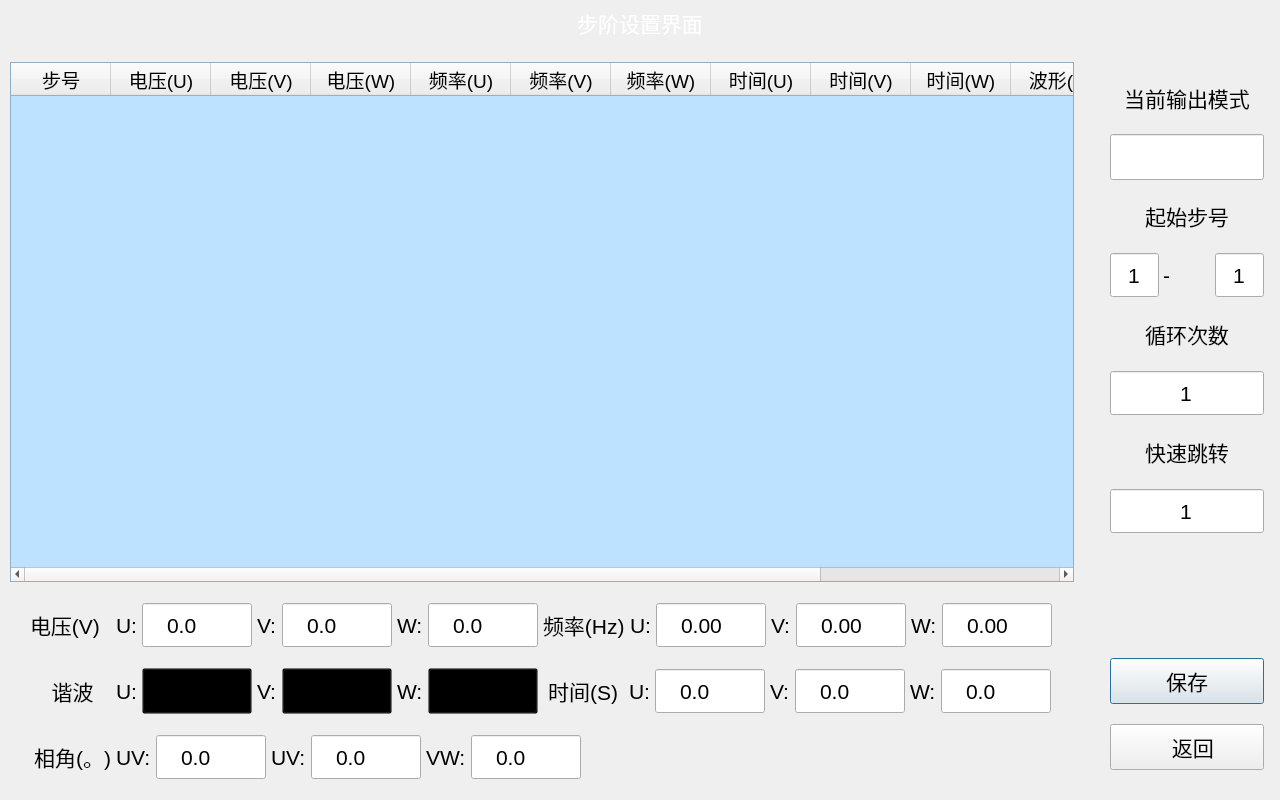
<?xml version="1.0" encoding="UTF-8"?>
<ui version="4.0">
 <class>StepSetDialog</class>
 <widget class="QDialog" name="StepSetDialog">
  <property name="geometry">
   <rect>
    <x>0</x>
    <y>0</y>
    <width>1280</width>
    <height>800</height>
   </rect>
  </property>
  <property name="windowTitle">
   <string notr="true"/>
  </property>
  <property name="styleSheet">
   <string notr="true">#StepSetDialog{
border-image: url(:/png/main/bg_test.png);
}

QLabel{
font-size: 16pt;
}

QCheckBox{
font-size: 16pt;
}
QCheckBox::indicator{
width: 20px;
height: 20px;
}

QLineEdit{
font-size: 16pt;
border-image: url(:/png/main/btntest.png);
padding-left: 20px;
}

QSpinBox{
font-size: 16pt;
border-image: url(:/png/main/btntest.png);
}

QDoubleSpinBox{
font-size: 16pt;
border-image: url(:/png/main/btntest.png);
padding-left: 20px;
}

QComboBox{
font-size: 16pt;
border-image: url(:/png/main/btntest.png);
background: transparent;
padding-left: 14px;
}
QComboBox::drop-down{
background: transparent;
padding-right: 20px;
}
QComboBox::down-arrow{
border-image: url(:/png/main/icon_arrow.png);
width: 16px;
height: 16px;
border: none;
}
QComboBox QAbstractItemView{
padding-left: 20px;
font-size: 16pt;
selection-color: rgb(255, 255, 255);
selection-background-color: rgb(26, 95, 180);
}

QPushButton{
font-size: 16pt;
border-image: url(:/png/main/btntest.png);
}
QPushButton:pressed{
border-image: url(:/png/main/btntest1.png);
}

QTableWidget{
font-size: 16pt;
background-color: #BCE2FF;
alternate-background-color: #D0EBFF;
}
QHeaderView{
font-size: 14pt;
}
QTableWidget::item::selected{
color: #BCE2FF;
background-color: #0663A1;
}

#nameLab,
#timeLab{
color: rgb(255, 255, 255);
}</string>
  </property>
  <layout class="QVBoxLayout" name="verticalLayout" stretch="0,1">
   <property name="spacing">
    <number>10</number>
   </property>
   <property name="leftMargin">
    <number>0</number>
   </property>
   <property name="topMargin">
    <number>0</number>
   </property>
   <property name="rightMargin">
    <number>0</number>
   </property>
   <property name="bottomMargin">
    <number>0</number>
   </property>
   <item>
    <widget class="QWidget" name="widget" native="true">
     <property name="minimumSize">
      <size>
       <width>0</width>
       <height>42</height>
      </size>
     </property>
     <property name="styleSheet">
      <string notr="true"/>
     </property>
     <layout class="QHBoxLayout" name="horizontalLayout_2">
      <property name="spacing">
       <number>10</number>
      </property>
      <property name="leftMargin">
       <number>20</number>
      </property>
      <property name="topMargin">
       <number>4</number>
      </property>
      <property name="rightMargin">
       <number>10</number>
      </property>
      <property name="bottomMargin">
       <number>0</number>
      </property>
      <item>
       <widget class="QLabel" name="logoLab">
        <property name="minimumSize">
         <size>
          <width>120</width>
          <height>30</height>
         </size>
        </property>
        <property name="maximumSize">
         <size>
          <width>16777215</width>
          <height>30</height>
         </size>
        </property>
        <property name="styleSheet">
         <string notr="true">border-image: url(:/png/main/logo.png);</string>
        </property>
        <property name="text">
         <string/>
        </property>
       </widget>
      </item>
      <item>
       <spacer name="horizontalSpacer_2">
        <property name="orientation">
         <enum>Qt::Horizontal</enum>
        </property>
        <property name="sizeHint" stdset="0">
         <size>
          <width>40</width>
          <height>20</height>
         </size>
        </property>
       </spacer>
      </item>
      <item>
       <widget class="QLabel" name="nameLab">
        <property name="minimumSize">
         <size>
          <width>414</width>
          <height>0</height>
         </size>
        </property>
        <property name="text">
         <string>步阶设置界面</string>
        </property>
        <property name="alignment">
         <set>Qt::AlignCenter</set>
        </property>
       </widget>
      </item>
      <item>
       <widget class="QLabel" name="timeLab">
        <property name="minimumSize">
         <size>
          <width>413</width>
          <height>0</height>
         </size>
        </property>
        <property name="text">
         <string/>
        </property>
        <property name="alignment">
         <set>Qt::AlignRight|Qt::AlignTrailing|Qt::AlignVCenter</set>
        </property>
       </widget>
      </item>
     </layout>
    </widget>
   </item>
   <item>
    <layout class="QHBoxLayout" name="horizontalLayout" stretch="1,0">
     <property name="spacing">
      <number>10</number>
     </property>
     <item>
      <widget class="QWidget" name="widget_2" native="true">
       <layout class="QVBoxLayout" name="verticalLayout_2">
        <property name="spacing">
         <number>20</number>
        </property>
        <property name="leftMargin">
         <number>10</number>
        </property>
        <property name="topMargin">
         <number>10</number>
        </property>
        <property name="rightMargin">
         <number>10</number>
        </property>
        <property name="bottomMargin">
         <number>20</number>
        </property>
        <item>
         <widget class="QTableWidget" name="tableWidget">
          <property name="styleSheet">
           <string notr="true"/>
          </property>
          <property name="horizontalScrollBarPolicy">
           <enum>Qt::ScrollBarAsNeeded</enum>
          </property>
          <property name="editTriggers">
           <set>QAbstractItemView::NoEditTriggers</set>
          </property>
          <property name="selectionMode">
           <enum>QAbstractItemView::SingleSelection</enum>
          </property>
          <property name="selectionBehavior">
           <enum>QAbstractItemView::SelectRows</enum>
          </property>
          <attribute name="horizontalHeaderVisible">
           <bool>true</bool>
          </attribute>
          <attribute name="verticalHeaderVisible">
           <bool>false</bool>
          </attribute>
          <column>
           <property name="text">
            <string>步号</string>
           </property>
          </column>
          <column>
           <property name="text">
            <string>电压(U)</string>
           </property>
          </column>
          <column>
           <property name="text">
            <string>电压(V)</string>
           </property>
          </column>
          <column>
           <property name="text">
            <string>电压(W)</string>
           </property>
          </column>
          <column>
           <property name="text">
            <string>频率(U)</string>
           </property>
          </column>
          <column>
           <property name="text">
            <string>频率(V)</string>
           </property>
          </column>
          <column>
           <property name="text">
            <string>频率(W)</string>
           </property>
          </column>
          <column>
           <property name="text">
            <string>时间(U)</string>
           </property>
          </column>
          <column>
           <property name="text">
            <string>时间(V)</string>
           </property>
          </column>
          <column>
           <property name="text">
            <string>时间(W)</string>
           </property>
          </column>
          <column>
           <property name="text">
            <string>波形(U)</string>
           </property>
          </column>
          <column>
           <property name="text">
            <string>波形(V)</string>
           </property>
          </column>
          <column>
           <property name="text">
            <string>波形(W)</string>
           </property>
          </column>
         </widget>
        </item>
        <item>
         <widget class="QWidget" name="UWidget" native="true">
          <layout class="QHBoxLayout" name="horizontalLayout_3">
           <property name="spacing">
            <number>5</number>
           </property>
           <property name="leftMargin">
            <number>20</number>
           </property>
           <property name="topMargin">
            <number>0</number>
           </property>
           <property name="rightMargin">
            <number>10</number>
           </property>
           <property name="bottomMargin">
            <number>0</number>
           </property>
           <item>
            <widget class="QLabel" name="label_8">
             <property name="minimumSize">
              <size>
               <width>81</width>
               <height>0</height>
              </size>
             </property>
             <property name="maximumSize">
              <size>
               <width>81</width>
               <height>16777215</height>
              </size>
             </property>
             <property name="text">
              <string>电压(V)</string>
             </property>
            </widget>
           </item>
           <item>
            <widget class="QLabel" name="voltageLabU">
             <property name="text">
              <string notr="true">U:</string>
             </property>
            </widget>
           </item>
           <item>
            <widget class="QDoubleSpinBox" name="voltageLEU">
             <property name="minimumSize">
              <size>
               <width>110</width>
               <height>46</height>
              </size>
             </property>
             <property name="buttonSymbols">
              <enum>QAbstractSpinBox::NoButtons</enum>
             </property>
             <property name="specialValueText">
              <string notr="true"/>
             </property>
             <property name="prefix">
              <string notr="true"/>
             </property>
             <property name="suffix">
              <string notr="true"/>
             </property>
             <property name="decimals">
              <number>1</number>
             </property>
             <property name="maximum">
              <double>500.000000000000000</double>
             </property>
            </widget>
           </item>
           <item>
            <widget class="QLabel" name="voltageLabV">
             <property name="text">
              <string notr="true">V:</string>
             </property>
            </widget>
           </item>
           <item>
            <widget class="QDoubleSpinBox" name="voltageLEV">
             <property name="minimumSize">
              <size>
               <width>110</width>
               <height>46</height>
              </size>
             </property>
             <property name="buttonSymbols">
              <enum>QAbstractSpinBox::NoButtons</enum>
             </property>
             <property name="specialValueText">
              <string notr="true"/>
             </property>
             <property name="prefix">
              <string notr="true"/>
             </property>
             <property name="suffix">
              <string notr="true"/>
             </property>
             <property name="decimals">
              <number>1</number>
             </property>
             <property name="maximum">
              <double>500.000000000000000</double>
             </property>
            </widget>
           </item>
           <item>
            <widget class="QLabel" name="voltageLabW">
             <property name="text">
              <string notr="true">W:</string>
             </property>
            </widget>
           </item>
           <item>
            <widget class="QDoubleSpinBox" name="voltageLEW">
             <property name="minimumSize">
              <size>
               <width>110</width>
               <height>46</height>
              </size>
             </property>
             <property name="buttonSymbols">
              <enum>QAbstractSpinBox::NoButtons</enum>
             </property>
             <property name="specialValueText">
              <string notr="true"/>
             </property>
             <property name="prefix">
              <string notr="true"/>
             </property>
             <property name="suffix">
              <string notr="true"/>
             </property>
             <property name="decimals">
              <number>1</number>
             </property>
             <property name="maximum">
              <double>500.000000000000000</double>
             </property>
            </widget>
           </item>
           <item>
            <widget class="QLabel" name="label_13">
             <property name="text">
              <string>频率(Hz)</string>
             </property>
            </widget>
           </item>
           <item>
            <widget class="QLabel" name="freqLabU">
             <property name="text">
              <string notr="true">U:</string>
             </property>
            </widget>
           </item>
           <item>
            <widget class="QDoubleSpinBox" name="freqLEU">
             <property name="minimumSize">
              <size>
               <width>110</width>
               <height>46</height>
              </size>
             </property>
             <property name="buttonSymbols">
              <enum>QAbstractSpinBox::NoButtons</enum>
             </property>
             <property name="prefix">
              <string notr="true"/>
             </property>
             <property name="suffix">
              <string notr="true"/>
             </property>
             <property name="maximum">
              <double>240.000000000000000</double>
             </property>
            </widget>
           </item>
           <item>
            <widget class="QLabel" name="freqLabV">
             <property name="text">
              <string notr="true">V:</string>
             </property>
            </widget>
           </item>
           <item>
            <widget class="QDoubleSpinBox" name="freqLEV">
             <property name="minimumSize">
              <size>
               <width>110</width>
               <height>46</height>
              </size>
             </property>
             <property name="buttonSymbols">
              <enum>QAbstractSpinBox::NoButtons</enum>
             </property>
             <property name="prefix">
              <string notr="true"/>
             </property>
             <property name="suffix">
              <string notr="true"/>
             </property>
             <property name="maximum">
              <double>240.000000000000000</double>
             </property>
            </widget>
           </item>
           <item>
            <widget class="QLabel" name="freqLabW">
             <property name="text">
              <string notr="true">W:</string>
             </property>
            </widget>
           </item>
           <item>
            <widget class="QDoubleSpinBox" name="freqLEW">
             <property name="minimumSize">
              <size>
               <width>110</width>
               <height>46</height>
              </size>
             </property>
             <property name="buttonSymbols">
              <enum>QAbstractSpinBox::NoButtons</enum>
             </property>
             <property name="prefix">
              <string notr="true"/>
             </property>
             <property name="suffix">
              <string notr="true"/>
             </property>
             <property name="maximum">
              <double>240.000000000000000</double>
             </property>
            </widget>
           </item>
           <item>
            <spacer name="horizontalSpacer_3">
             <property name="orientation">
              <enum>Qt::Horizontal</enum>
             </property>
             <property name="sizeHint" stdset="0">
              <size>
               <width>40</width>
               <height>20</height>
              </size>
             </property>
            </spacer>
           </item>
          </layout>
         </widget>
        </item>
        <item>
         <widget class="QWidget" name="UWidget2" native="true">
          <layout class="QHBoxLayout" name="horizontalLayout_4">
           <property name="spacing">
            <number>5</number>
           </property>
           <property name="leftMargin">
            <number>20</number>
           </property>
           <property name="topMargin">
            <number>0</number>
           </property>
           <property name="rightMargin">
            <number>10</number>
           </property>
           <property name="bottomMargin">
            <number>0</number>
           </property>
           <item>
            <widget class="QLabel" name="label_16">
             <property name="minimumSize">
              <size>
               <width>81</width>
               <height>0</height>
              </size>
             </property>
             <property name="maximumSize">
              <size>
               <width>81</width>
               <height>16777215</height>
              </size>
             </property>
             <property name="text">
              <string>谐波   </string>
             </property>
             <property name="alignment">
              <set>Qt::AlignRight|Qt::AlignTrailing|Qt::AlignVCenter</set>
             </property>
            </widget>
           </item>
           <item>
            <widget class="QLabel" name="harmonicsLEU">
             <property name="text">
              <string notr="true">U:</string>
             </property>
            </widget>
           </item>
           <item>
            <widget class="QComboBox" name="harmonicsCBU">
             <property name="minimumSize">
              <size>
               <width>110</width>
               <height>46</height>
              </size>
             </property>
             <property name="maximumSize">
              <size>
               <width>100</width>
               <height>16777215</height>
              </size>
             </property>
             <property name="currentText">
              <string notr="true">正弦波</string>
             </property>
             <item>
              <property name="text">
               <string>正弦波</string>
              </property>
             </item>
             <item>
              <property name="text">
               <string>谐波1</string>
              </property>
             </item>
             <item>
              <property name="text">
               <string>谐波2</string>
              </property>
             </item>
             <item>
              <property name="text">
               <string>谐波3</string>
              </property>
             </item>
             <item>
              <property name="text">
               <string>谐波4</string>
              </property>
             </item>
             <item>
              <property name="text">
               <string>谐波5</string>
              </property>
             </item>
             <item>
              <property name="text">
               <string>谐波6</string>
              </property>
             </item>
             <item>
              <property name="text">
               <string>谐波7</string>
              </property>
             </item>
             <item>
              <property name="text">
               <string>谐波8</string>
              </property>
             </item>
             <item>
              <property name="text">
               <string>谐波9</string>
              </property>
             </item>
             <item>
              <property name="text">
               <string>谐波10</string>
              </property>
             </item>
            </widget>
           </item>
           <item>
            <widget class="QLabel" name="harmonicsLEV">
             <property name="text">
              <string notr="true">V:</string>
             </property>
            </widget>
           </item>
           <item>
            <widget class="QComboBox" name="harmonicsCBV">
             <property name="minimumSize">
              <size>
               <width>110</width>
               <height>46</height>
              </size>
             </property>
             <property name="maximumSize">
              <size>
               <width>100</width>
               <height>16777215</height>
              </size>
             </property>
             <property name="currentText">
              <string notr="true">正弦波</string>
             </property>
             <item>
              <property name="text">
               <string>正弦波</string>
              </property>
             </item>
             <item>
              <property name="text">
               <string>谐波1</string>
              </property>
             </item>
             <item>
              <property name="text">
               <string>谐波2</string>
              </property>
             </item>
             <item>
              <property name="text">
               <string>谐波3</string>
              </property>
             </item>
             <item>
              <property name="text">
               <string>谐波4</string>
              </property>
             </item>
             <item>
              <property name="text">
               <string>谐波5</string>
              </property>
             </item>
             <item>
              <property name="text">
               <string>谐波6</string>
              </property>
             </item>
             <item>
              <property name="text">
               <string>谐波7</string>
              </property>
             </item>
             <item>
              <property name="text">
               <string>谐波8</string>
              </property>
             </item>
             <item>
              <property name="text">
               <string>谐波9</string>
              </property>
             </item>
             <item>
              <property name="text">
               <string>谐波10</string>
              </property>
             </item>
            </widget>
           </item>
           <item>
            <widget class="QLabel" name="harmonicsLEW">
             <property name="text">
              <string notr="true">W:</string>
             </property>
            </widget>
           </item>
           <item>
            <widget class="QComboBox" name="harmonicsCBW">
             <property name="minimumSize">
              <size>
               <width>110</width>
               <height>46</height>
              </size>
             </property>
             <property name="maximumSize">
              <size>
               <width>100</width>
               <height>16777215</height>
              </size>
             </property>
             <property name="currentText">
              <string notr="true">正弦波</string>
             </property>
             <item>
              <property name="text">
               <string>正弦波</string>
              </property>
             </item>
             <item>
              <property name="text">
               <string>谐波1</string>
              </property>
             </item>
             <item>
              <property name="text">
               <string>谐波2</string>
              </property>
             </item>
             <item>
              <property name="text">
               <string>谐波3</string>
              </property>
             </item>
             <item>
              <property name="text">
               <string>谐波4</string>
              </property>
             </item>
             <item>
              <property name="text">
               <string>谐波5</string>
              </property>
             </item>
             <item>
              <property name="text">
               <string>谐波6</string>
              </property>
             </item>
             <item>
              <property name="text">
               <string>谐波7</string>
              </property>
             </item>
             <item>
              <property name="text">
               <string>谐波8</string>
              </property>
             </item>
             <item>
              <property name="text">
               <string>谐波9</string>
              </property>
             </item>
             <item>
              <property name="text">
               <string>谐波10</string>
              </property>
             </item>
            </widget>
           </item>
           <item>
            <widget class="QLabel" name="label_9">
             <property name="minimumSize">
              <size>
               <width>81</width>
               <height>0</height>
              </size>
             </property>
             <property name="text">
              <string>时间(S) </string>
             </property>
             <property name="alignment">
              <set>Qt::AlignRight|Qt::AlignTrailing|Qt::AlignVCenter</set>
             </property>
            </widget>
           </item>
           <item>
            <widget class="QLabel" name="timeLabU">
             <property name="text">
              <string notr="true">U:</string>
             </property>
            </widget>
           </item>
           <item>
            <widget class="QDoubleSpinBox" name="timeLEU">
             <property name="minimumSize">
              <size>
               <width>110</width>
               <height>46</height>
              </size>
             </property>
             <property name="buttonSymbols">
              <enum>QAbstractSpinBox::NoButtons</enum>
             </property>
             <property name="specialValueText">
              <string notr="true"/>
             </property>
             <property name="prefix">
              <string notr="true"/>
             </property>
             <property name="suffix">
              <string notr="true"/>
             </property>
             <property name="decimals">
              <number>1</number>
             </property>
             <property name="maximum">
              <double>99999.000000000000000</double>
             </property>
            </widget>
           </item>
           <item>
            <widget class="QLabel" name="timeLabV">
             <property name="text">
              <string notr="true">V:</string>
             </property>
            </widget>
           </item>
           <item>
            <widget class="QDoubleSpinBox" name="timeLEV">
             <property name="minimumSize">
              <size>
               <width>110</width>
               <height>46</height>
              </size>
             </property>
             <property name="buttonSymbols">
              <enum>QAbstractSpinBox::NoButtons</enum>
             </property>
             <property name="specialValueText">
              <string notr="true"/>
             </property>
             <property name="prefix">
              <string notr="true"/>
             </property>
             <property name="suffix">
              <string notr="true"/>
             </property>
             <property name="decimals">
              <number>1</number>
             </property>
             <property name="maximum">
              <double>99999.000000000000000</double>
             </property>
            </widget>
           </item>
           <item>
            <widget class="QLabel" name="timeLabW">
             <property name="text">
              <string notr="true">W:</string>
             </property>
            </widget>
           </item>
           <item>
            <widget class="QDoubleSpinBox" name="timeLEW">
             <property name="minimumSize">
              <size>
               <width>110</width>
               <height>46</height>
              </size>
             </property>
             <property name="buttonSymbols">
              <enum>QAbstractSpinBox::NoButtons</enum>
             </property>
             <property name="specialValueText">
              <string notr="true"/>
             </property>
             <property name="prefix">
              <string notr="true"/>
             </property>
             <property name="suffix">
              <string notr="true"/>
             </property>
             <property name="decimals">
              <number>1</number>
             </property>
             <property name="maximum">
              <double>99999.000000000000000</double>
             </property>
            </widget>
           </item>
           <item>
            <spacer name="horizontalSpacer_5">
             <property name="orientation">
              <enum>Qt::Horizontal</enum>
             </property>
             <property name="sizeHint" stdset="0">
              <size>
               <width>40</width>
               <height>20</height>
              </size>
             </property>
            </spacer>
           </item>
          </layout>
         </widget>
        </item>
        <item>
         <widget class="QWidget" name="angleWidget" native="true">
          <layout class="QHBoxLayout" name="horizontalLayout_6">
           <property name="spacing">
            <number>5</number>
           </property>
           <property name="leftMargin">
            <number>20</number>
           </property>
           <property name="topMargin">
            <number>0</number>
           </property>
           <property name="rightMargin">
            <number>10</number>
           </property>
           <property name="bottomMargin">
            <number>0</number>
           </property>
           <item>
            <widget class="QLabel" name="angleLab">
             <property name="minimumSize">
              <size>
               <width>81</width>
               <height>0</height>
              </size>
             </property>
             <property name="maximumSize">
              <size>
               <width>81</width>
               <height>16777215</height>
              </size>
             </property>
             <property name="text">
              <string>相角(。)</string>
             </property>
             <property name="alignment">
              <set>Qt::AlignRight|Qt::AlignTrailing|Qt::AlignVCenter</set>
             </property>
            </widget>
           </item>
           <item>
            <widget class="QLabel" name="label_28">
             <property name="text">
              <string notr="true">UV:</string>
             </property>
            </widget>
           </item>
           <item>
            <widget class="QDoubleSpinBox" name="angleLE1">
             <property name="minimumSize">
              <size>
               <width>110</width>
               <height>46</height>
              </size>
             </property>
             <property name="buttonSymbols">
              <enum>QAbstractSpinBox::NoButtons</enum>
             </property>
             <property name="specialValueText">
              <string notr="true"/>
             </property>
             <property name="prefix">
              <string notr="true"/>
             </property>
             <property name="suffix">
              <string notr="true"/>
             </property>
             <property name="decimals">
              <number>1</number>
             </property>
             <property name="maximum">
              <double>360.000000000000000</double>
             </property>
            </widget>
           </item>
           <item>
            <widget class="QLabel" name="label_30">
             <property name="text">
              <string notr="true">UV:</string>
             </property>
            </widget>
           </item>
           <item>
            <widget class="QDoubleSpinBox" name="angleLE2">
             <property name="minimumSize">
              <size>
               <width>110</width>
               <height>46</height>
              </size>
             </property>
             <property name="buttonSymbols">
              <enum>QAbstractSpinBox::NoButtons</enum>
             </property>
             <property name="specialValueText">
              <string notr="true"/>
             </property>
             <property name="prefix">
              <string notr="true"/>
             </property>
             <property name="suffix">
              <string notr="true"/>
             </property>
             <property name="decimals">
              <number>1</number>
             </property>
             <property name="maximum">
              <double>360.000000000000000</double>
             </property>
            </widget>
           </item>
           <item>
            <widget class="QLabel" name="label_32">
             <property name="text">
              <string notr="true">VW:</string>
             </property>
            </widget>
           </item>
           <item>
            <widget class="QDoubleSpinBox" name="angleLE3">
             <property name="minimumSize">
              <size>
               <width>110</width>
               <height>46</height>
              </size>
             </property>
             <property name="buttonSymbols">
              <enum>QAbstractSpinBox::NoButtons</enum>
             </property>
             <property name="specialValueText">
              <string notr="true"/>
             </property>
             <property name="prefix">
              <string notr="true"/>
             </property>
             <property name="suffix">
              <string notr="true"/>
             </property>
             <property name="decimals">
              <number>1</number>
             </property>
             <property name="maximum">
              <double>360.000000000000000</double>
             </property>
            </widget>
           </item>
           <item>
            <spacer name="horizontalSpacer">
             <property name="orientation">
              <enum>Qt::Horizontal</enum>
             </property>
             <property name="sizeHint" stdset="0">
              <size>
               <width>40</width>
               <height>20</height>
              </size>
             </property>
            </spacer>
           </item>
          </layout>
         </widget>
        </item>
       </layout>
      </widget>
     </item>
     <item>
      <widget class="QWidget" name="widget_4" native="true">
       <property name="minimumSize">
        <size>
         <width>186</width>
         <height>0</height>
        </size>
       </property>
       <property name="maximumSize">
        <size>
         <width>186</width>
         <height>16777215</height>
        </size>
       </property>
       <property name="styleSheet">
        <string notr="true">QLineEdit{
padding-left: 0px;
}</string>
       </property>
       <layout class="QVBoxLayout" name="verticalLayout_3">
        <property name="spacing">
         <number>20</number>
        </property>
        <property name="leftMargin">
         <number>16</number>
        </property>
        <property name="topMargin">
         <number>30</number>
        </property>
        <property name="rightMargin">
         <number>16</number>
        </property>
        <property name="bottomMargin">
         <number>30</number>
        </property>
        <item>
         <widget class="QLabel" name="label_6">
          <property name="text">
           <string>当前输出模式</string>
          </property>
          <property name="alignment">
           <set>Qt::AlignCenter</set>
          </property>
         </widget>
        </item>
        <item>
         <widget class="QLineEdit" name="outputModeLE">
          <property name="minimumSize">
           <size>
            <width>0</width>
            <height>46</height>
           </size>
          </property>
          <property name="text">
           <string/>
          </property>
          <property name="alignment">
           <set>Qt::AlignCenter</set>
          </property>
          <property name="readOnly">
           <bool>true</bool>
          </property>
         </widget>
        </item>
        <item>
         <widget class="QLabel" name="label_10">
          <property name="text">
           <string>起始步号</string>
          </property>
          <property name="alignment">
           <set>Qt::AlignCenter</set>
          </property>
         </widget>
        </item>
        <item>
         <layout class="QHBoxLayout" name="horizontalLayout_7">
          <property name="spacing">
           <number>4</number>
          </property>
          <property name="rightMargin">
           <number>0</number>
          </property>
          <item>
           <widget class="QSpinBox" name="startStepNoLE">
            <property name="minimumSize">
             <size>
              <width>0</width>
              <height>46</height>
             </size>
            </property>
            <property name="alignment">
             <set>Qt::AlignCenter</set>
            </property>
            <property name="buttonSymbols">
             <enum>QAbstractSpinBox::NoButtons</enum>
            </property>
            <property name="suffix">
             <string notr="true"/>
            </property>
            <property name="prefix">
             <string notr="true"/>
            </property>
            <property name="minimum">
             <number>1</number>
            </property>
            <property name="maximum">
             <number>100</number>
            </property>
           </widget>
          </item>
          <item>
           <widget class="QLabel" name="label_12">
            <property name="text">
             <string>-</string>
            </property>
           </widget>
          </item>
          <item>
           <widget class="QSpinBox" name="stopStepNoLE">
            <property name="minimumSize">
             <size>
              <width>0</width>
              <height>46</height>
             </size>
            </property>
            <property name="alignment">
             <set>Qt::AlignCenter</set>
            </property>
            <property name="buttonSymbols">
             <enum>QAbstractSpinBox::NoButtons</enum>
            </property>
            <property name="suffix">
             <string notr="true"/>
            </property>
            <property name="prefix">
             <string notr="true"/>
            </property>
            <property name="minimum">
             <number>1</number>
            </property>
            <property name="maximum">
             <number>100</number>
            </property>
           </widget>
          </item>
         </layout>
        </item>
        <item>
         <widget class="QLabel" name="label_11">
          <property name="text">
           <string>循环次数</string>
          </property>
          <property name="alignment">
           <set>Qt::AlignCenter</set>
          </property>
         </widget>
        </item>
        <item>
         <widget class="QSpinBox" name="cycleLE">
          <property name="minimumSize">
           <size>
            <width>0</width>
            <height>46</height>
           </size>
          </property>
          <property name="alignment">
           <set>Qt::AlignCenter</set>
          </property>
          <property name="buttonSymbols">
           <enum>QAbstractSpinBox::NoButtons</enum>
          </property>
          <property name="suffix">
           <string notr="true"/>
          </property>
          <property name="prefix">
           <string notr="true"/>
          </property>
          <property name="minimum">
           <number>1</number>
          </property>
          <property name="maximum">
           <number>999999</number>
          </property>
         </widget>
        </item>
        <item>
         <widget class="QLabel" name="label_5">
          <property name="text">
           <string>快速跳转</string>
          </property>
          <property name="alignment">
           <set>Qt::AlignCenter</set>
          </property>
         </widget>
        </item>
        <item>
         <widget class="QSpinBox" name="jumpLE">
          <property name="minimumSize">
           <size>
            <width>0</width>
            <height>46</height>
           </size>
          </property>
          <property name="alignment">
           <set>Qt::AlignCenter</set>
          </property>
          <property name="buttonSymbols">
           <enum>QAbstractSpinBox::NoButtons</enum>
          </property>
          <property name="suffix">
           <string notr="true"/>
          </property>
          <property name="prefix">
           <string notr="true"/>
          </property>
          <property name="minimum">
           <number>1</number>
          </property>
          <property name="maximum">
           <number>100</number>
          </property>
         </widget>
        </item>
        <item>
         <spacer name="verticalSpacer">
          <property name="orientation">
           <enum>Qt::Vertical</enum>
          </property>
          <property name="sizeHint" stdset="0">
           <size>
            <width>20</width>
            <height>288</height>
           </size>
          </property>
         </spacer>
        </item>
        <item>
         <widget class="QPushButton" name="saveBtn">
          <property name="minimumSize">
           <size>
            <width>0</width>
            <height>46</height>
           </size>
          </property>
          <property name="text">
           <string>保存</string>
          </property>
         </widget>
        </item>
        <item>
         <widget class="QPushButton" name="backBtn">
          <property name="minimumSize">
           <size>
            <width>0</width>
            <height>46</height>
           </size>
          </property>
          <property name="text">
           <string>  返回</string>
          </property>
          <property name="icon">
           <iconset resource="../res/res.qrc">
            <normaloff>:/png/main/icon_back.png</normaloff>:/png/main/icon_back.png</iconset>
          </property>
          <property name="iconSize">
           <size>
            <width>30</width>
            <height>30</height>
           </size>
          </property>
         </widget>
        </item>
       </layout>
      </widget>
     </item>
    </layout>
   </item>
  </layout>
 </widget>
 <resources>
  <include location="../res/res.qrc"/>
 </resources>
 <connections/>
</ui>
